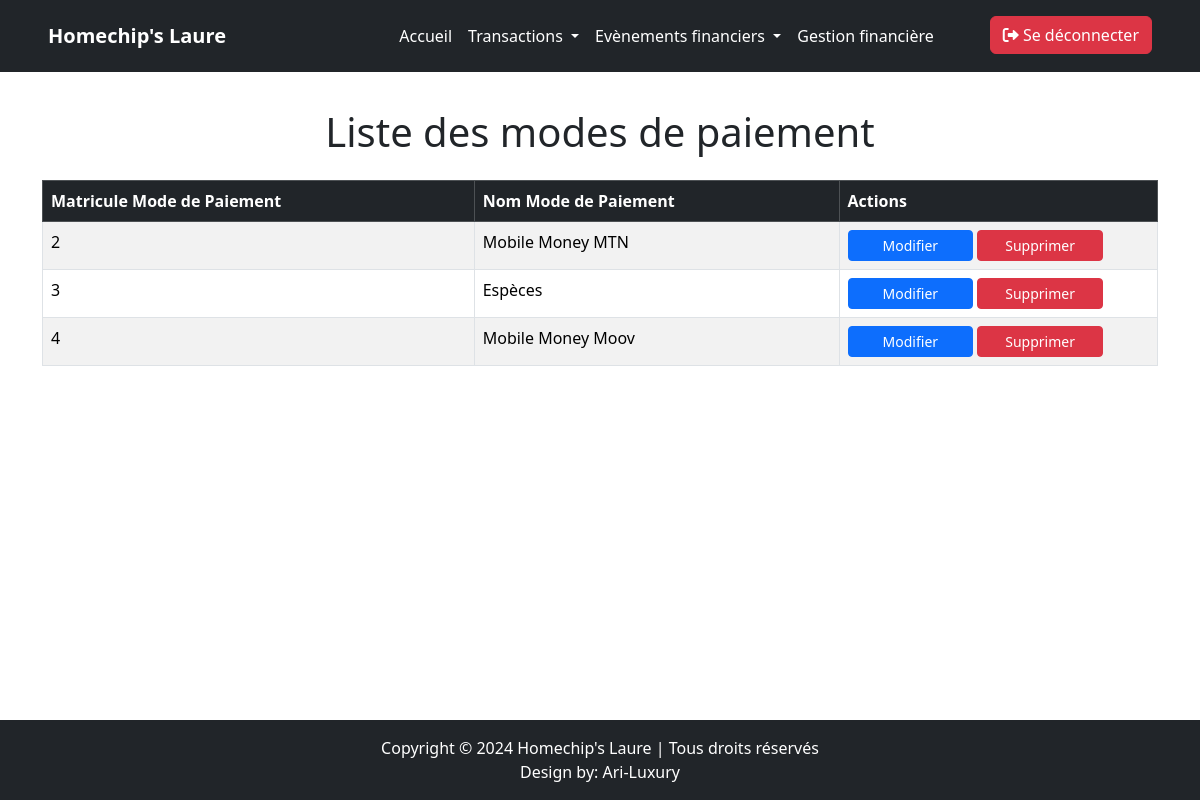
Screenshot of /dashbord/mdp.php (signed in) with the database file from the repository.
### tables this page shows
CREATE TABLE `modepaiement` (
  `idModePaiement` int(11) NOT NULL,
  `NomModePaiement` varchar(30) NOT NULL
);

### dashbord/mdp.php (the view, shortened to what this page needs)
<?php
    include("../connexion.php");
    $req = " SELECT * FROM modepaiement ";
    $reponse = $bdd -> query($req);
    $donnee = $reponse -> fetchAll();
?>
<!DOCTYPE html>
<html lang="en">
<head>
    <link href="https://cdn.jsdelivr.net/npm/bootstrap@5.3.3/dist/css/bootstrap.min.css" rel="stylesheet">
</head>
<body class="d-flex flex-column min-vh-100">
    <?php include '../navbar/en_tete.php'; ?>
    <section class="container my-5 flex-grow-1">
        <h1 class=" ajout text-center mb-4">Liste des modes de paiement</h1>
        <div class="table-responsive">
            <table class="table table-striped table-bordered">
                <thead class="table-dark">
                    <tr>
                        <th>Matricule Mode de Paiement</th>
                        <th>Nom Mode de Paiement</th>
                        <th>Actions</th>
                    </tr>
                </thead>
                <tbody>
                    <?php
                        foreach($donnee as $liste){
                    ?>
                    <tr>
                        <td><?= $liste['idModePaiement'] ?></td>
                        <td><?= $liste['NomModePaiement'] ?></td>
                        <td>
                            <a href="../modif_formulaire/modif_form_mdp.php?id=<?= $liste['idModePaiement'] ?>" class="btn btn-primary btn-sm col-lg-5 col-md-12 col-sm-12">Modifier</a>
                            <button type="button" class="btn btn-danger btn-sm col-lg-5 col-md-12 col-sm-12" data-bs-toggle="modal" data-bs-target="#deleteModal" data-id="<?= $liste['idModePaiement'] ?>">
                                Supprimer
                            </button>
                        </td>
                    </tr>
                    <?php
                        }
                    ?>
                </tbody>
            </table>
        </div>
    </section>
    <footer class="bg-dark text-white text-center py-3 mt-auto">
        <p class="mb-0">Copyright © 2024 Homechip's Laure | Tous droits réservés</p>
        <p class="mb-0">Design by: <a href="https://ari-luxury.com" class="text-white text-decoration-none">Ari-Luxury</a></p>
    </footer>
</body>
</html>

### dashbord/mdp.php (style rules this page uses)
.ajout { margin-top: 60px; }
.table-responsive { overflow-x: auto; }
footer { margin-top: auto; bottom: 0; width: 100%; }

### rows the page displays
modepaiement: idModePaiement "2", NomModePaiement "Mobile Money MTN"
modepaiement: idModePaiement "3", NomModePaiement "Espèces"
modepaiement: idModePaiement "4", NomModePaiement "Mobile Money Moov"
